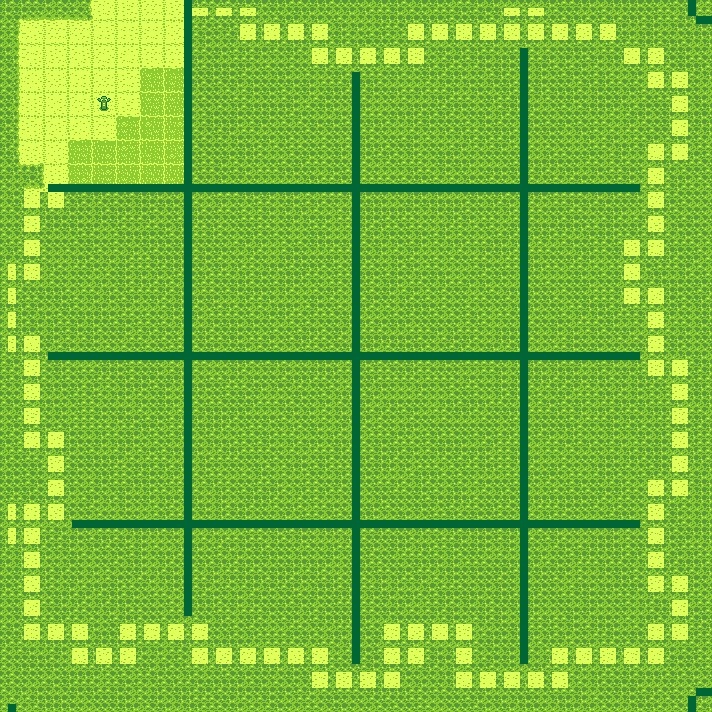

Tiled map render using the project's own tile images. Description and the map definition, with tile-layer contents summarised, below:
An orthogonal 89x89 tile map with 8x8 px tiles, 1 tile layer (background).

<map version="1.4" tiledversion="1.4.3" orientation="orthogonal" renderorder="right-down" width="89" height="89" tilewidth="8" tileheight="8" infinite="0" nextlayerid="2" nextobjectid="1">
 <tileset firstgid="1" source="overworld.tsx" />
 <layer id="1" name="background" width="89" height="89">
  <data>[7921 cells, 7921 non-empty, 50 distinct tile ids]</data>
 </layer>
</map>